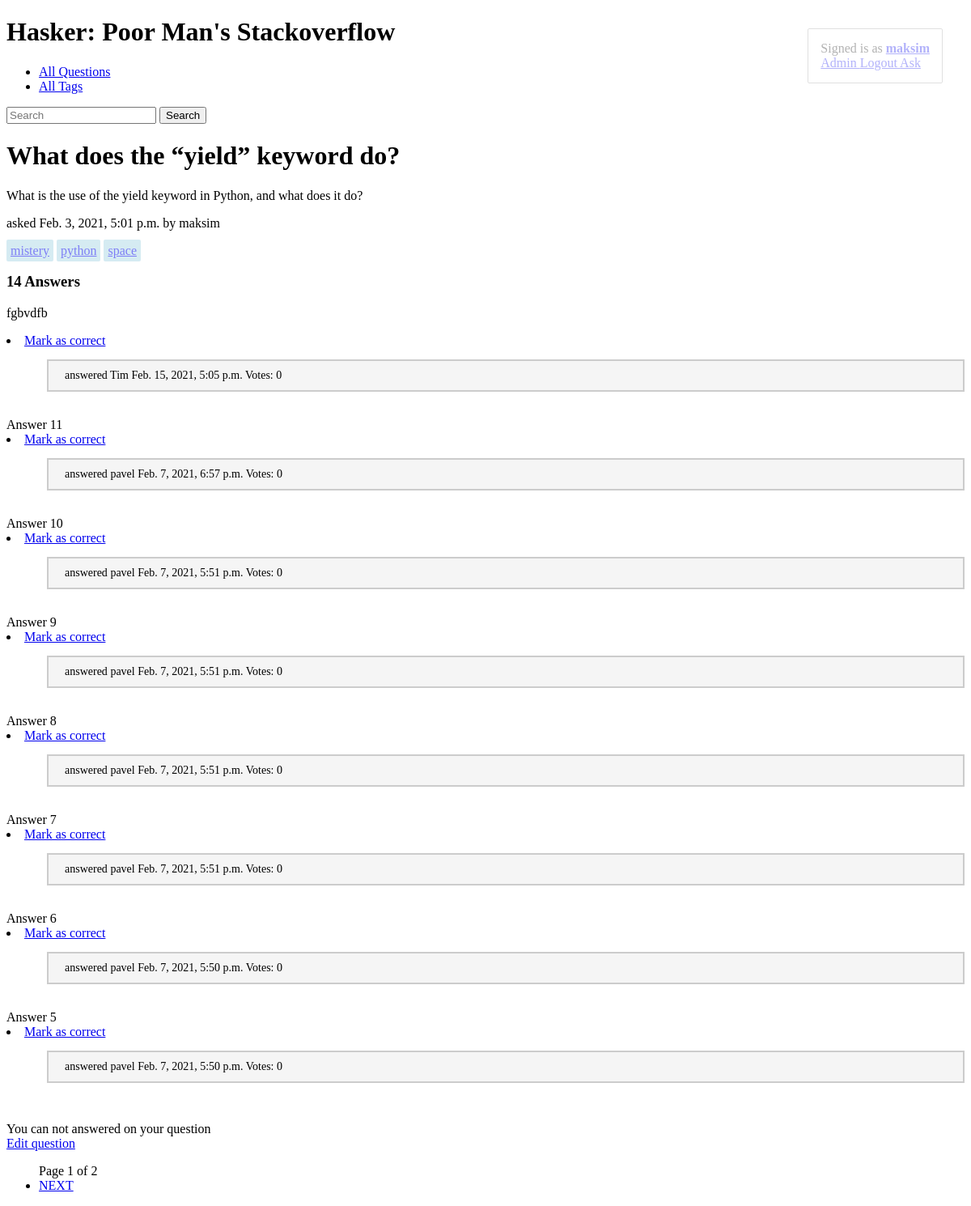
Before: /what-does-the-yield-keyword-do-1612371719/ (signed in) with the older database file.
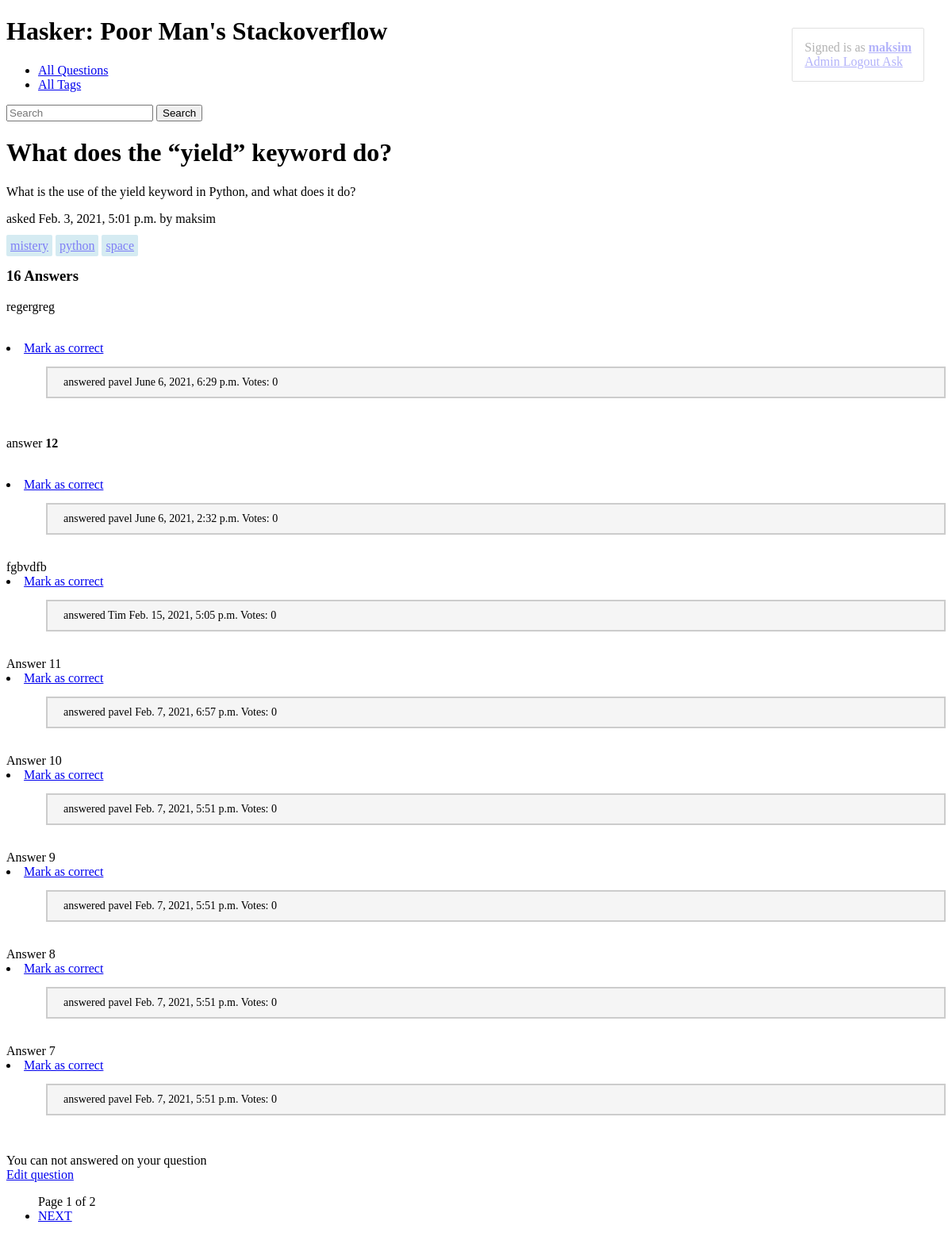
After: the same page with the newer database file.
### hasker/models.py (models this page shows, shortened)
class Question(models.Model):
    author = models.ForeignKey(User, on_delete=models.CASCADE)
    title = models.CharField(max_length=150, db_index=True)
    slug = models.SlugField(max_length=150, blank=True, unique=True)
    content = RichTextField(blank=False, db_index=True)
    tags = models.ManyToManyField('Tag', blank=True, related_name='questions')
    date_create = models.DateTimeField(auto_now_add=True)
    rating = models.IntegerField(default=0, blank=False, null=False)
    def get_update_url(self):
        return reverse('question_update_url', kwargs={'slug': self.slug})
    def answer_count(self):
        return self.answer_set.values().__len__()
    class Meta:
        ordering = ['-date_create']

class Tag(models.Model):
    title = models.CharField(max_length=50)
    slug = models.SlugField(max_length=50, unique=True)
    def get_absolute_url(self):
        return reverse('tag_detail_url', kwargs={'slug': self.slug})
    class Meta:
        ordering = ['title']

class Answer(models.Model):
    user = models.ForeignKey(User, on_delete=models.CASCADE)
    question = models.ForeignKey(Question, on_delete=models.CASCADE)
    content = RichTextField(blank=False, db_index=True)
    date_create = models.DateTimeField(auto_now_add=True)
    is_correct = models.BooleanField(default=False)
    rating = models.IntegerField(default=0, blank=False, null=False)
    def vote_count(self):
        return self.vote_set.values().__len__()
    class Meta:
        ordering = ['-date_create']

### hasker/views.py (the view, shortened to what this page needs)
# urls.py: path('<str:slug>/', question_detail, name='question_detail_url'),
@login_required
def question_detail(request, slug):
    user = request.user
    question = get_object_or_404(Question, slug=slug)
    if request.method == 'POST' and user.is_authenticated:
        form = AnswerForm(request.POST)
        if form.is_valid():
            content = form.cleaned_data['content']
            Answer.objects.create(question=question, content=content, user=user)
            return HttpResponseRedirect(question.get_absolute_url())
    else:
        answers = question.answer_set.all()
        has_correct_mark = question.answer_set.filter(is_correct=True).first()
        context = fbv_paginator(request, answers, 8, 'page')
        context.update({'has_correct_mark': has_correct_mark})
        if question.author == user:
            context.update({'question': question,})
            return render(request, 'hasker/question_detail.html', context=context)

### hasker/context_processors.py (called while the page is built)
def trending(request):
    return {
        'trending': Question.objects.order_by('-rating', '-date_create')[:10]
    }

### hasker/utils.py (called while the page is built)
def fbv_paginator(request: WSGIRequest, queryset: QuerySet, paginate_by: int, page_string: str) -> dict:
    paginator = Paginator(queryset, paginate_by)
    page_number = request.GET.get(page_string, 1)
    page_obj = paginator.get_page(page_number)
    is_paginated = page_obj.has_other_pages()
    context = {
        'page_obj': page_obj,
        'is_paginated': is_paginated,
        'page_obj.paginator': paginator,
    }
    return context

### hasker/templates/hasker/question_detail.html (shortened to what this page needs)
{% extends 'hasker/base_hasker.html' %}
{% block content %}
    <h1>
        {{ question.title }}
    </h1>
    <div>
        <p>{{ question.content | safe }}</p>
        <p> asked {{ question.date_create }} by {{ question.author }} </p>
    </div>
    <div>
       {% for tag in question.tags.all %}
        <a class="tag" href="{{ tag.get_absolute_url }}">{{ tag.title }}</a>
       {% endfor %}
    </div>
    <h3>
        {% if question.answer_count > 1 %} {{ question.answer_count }} Answers {% endif %}
    </h3>
    <p>
         {% for answer in page_obj.object_list %}
            {{ answer.content | safe }} {% if choised_answer_id == answer.id %} You vote for this answer {% endif %}
            <br>
                {% if question.author == request.user and not has_correct_mark %}
                <li><a href="{% url 'mark_as_correct_url' answer.id %}"> Mark as correct </a></li>
                {% endif %}
            <p class="answered"> answered {{ answer.user }} {{ answer.date_create }} Votes: {{ answer.vote_count }} </p>
            <br>
       {% endfor %}
    </p>
{% if user.is_authenticated %}
    {% if question.author == request.user %}
        <div> You can not answered on your question </div>
        <a href="{{ question.get_update_url }}">Edit question</a>
    {% endif %}
{% endif %}
{% endblock %}

### hasker/templates/hasker/base_hasker.html (shortened to what this page needs)
{% extends 'base.html' %}
{% block admin-panel %}
<a href="{% url 'question_create_url' %}"> Ask </a>
{% endblock %}

### templates/base.html (shortened to what this page needs)
{% load static %}
<!DOCTYPE html>
<html lang="en">
<head>
    <link rel="stylesheet" href="{% static 'css/styles.css' %}">
</head>
<body>
<h1>Hasker: Poor Man's Stackoverflow</h1>
<ul>
    <li> <a href="{% url 'questions_list_url' %}" > All Questions </a> </li>
    <li> <a href="{% url 'tags_list_url' %}" > All Tags </a> </li>
</ul>
<div>
    <form action="{% url 'questions_list_url' %}">
        <input type="search" placeholder="Search" aria-label="Search" name="search">
        <button type="submit" > Search </button>
    </form>
</div>
{% if request.user.is_authenticated %}
    <div class="admin-panel">
         <div> Signed is as
            <a style="font-weight: bold" href="/accounts/settings"> {{ request.user }} </a>
         </div>
        {% if request.user.is_superuser %}
            <a href="/admin"> Admin </a>
        {% endif %}
            <a href="/accounts/logout"> Logout </a>
            {% block admin-panel %}
            {% endblock %}
    </div>
{% endif %}
{% block content %}{% endblock %}
{% if is_paginated %}
<ul>
    <span>
        Page {{ page_obj.number }} of {{ page_obj.paginator.num_pages }}
    </span>
    {% if page_obj.has_next %}
        <li>
            <a href="?page={{ page_obj.next_page_number }}">NEXT</a>
        </li>
    {% endif %}
</ul>
{% endif %}
</body>
</html>

### static/css/styles.css (style rules this page uses)
.admin-panel { border: 1px solid #999; border-radius: 2px; position: fixed; right: 30px; top: 30px; opacity: 0.3; padding: 15px; margin: 5px; }
.answered { margin-left: 50px; padding: 10px 20px 10px 20px; font-size: 14px; background-color: #f5f5f5; border: 2px solid #cccccc; }
.tag { background-color: #add8e6; border-radius: 2px; opacity: 0.5; padding: 5px; right: 0; }

Changed rows visible on the page:
no longer on this page (row unchanged): Answer: content "Answer 6", user "pavel", date_create "Feb. 7, 2021, 5:50 p.m.", vote_count "0"
no longer on this page (row unchanged): Answer: content "Answer 5", user "pavel", date_create "Feb. 7, 2021, 5:50 p.m.", vote_count "0"
changed Question "What does the “yield” keyword do?": answer_count "14" → "16"
added Answer: content "regergreg", user "pavel", date_create "June 6, 2021, 6:29 p.m.", vote_count "0"
added Answer: content "answer 12", user "pavel", date_create "June 6, 2021, 2:32 p.m.", vote_count "0"
